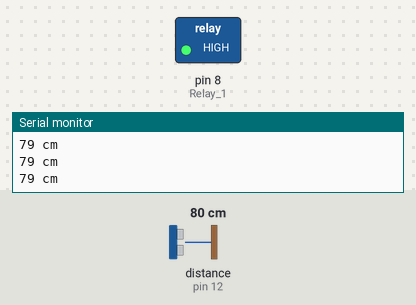
Bench run of a sketch on a simulated Arduino Uno, built with avr-gcc and run on an emulated ATmega328P. On the bench: switched loads named in the sketch (green lamp = pin HIGH), the last lines printed to the serial monitor. Wiring (inferred from the names in the program): ultrasonic range finder: trigger pin 13; echo pin 12. The test bench sets the inputs (shaded band); at power-on: distance to the obstacle (sensor on pin 12) 80 cm. The echo pulse lasts 58.3 µs per cm; pins used as bus, display or sensor lines are not drawn.

Above: at 1.3 s.
1.4 s: distance to the obstacle (sensor on pin 12) set to 28 cm
2.9 s: distance to the obstacle (sensor on pin 12) set to 23 cm
At 4.0 s:
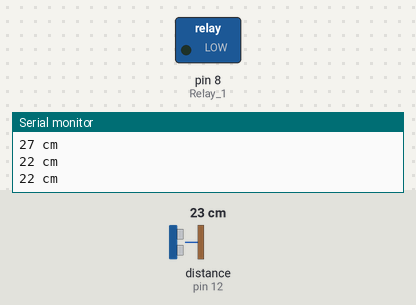
4.5 s: distance to the obstacle (sensor on pin 12) set to 35 cm
At 5.4 s:
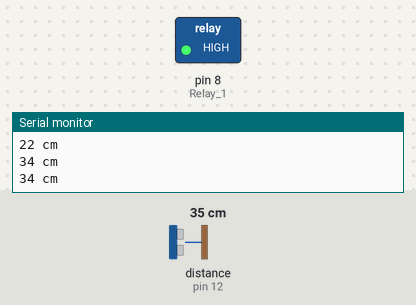
6.0 s: distance to the obstacle (sensor on pin 12) set to 2 cm
At 6.8 s:
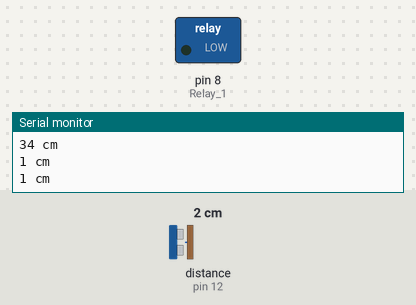
Timing chart, 0 to 8.5 s (numbered marks = the images above; inputs shaded):
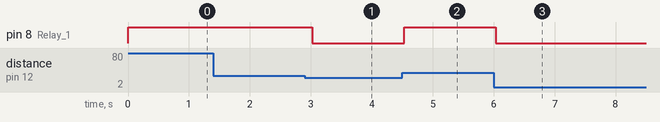

Measured:
- the behaviour switches between 26 and 25 cm on distance to the obstacle (sensor on pin 12) (found by bisection; images 0 and 1)
- after the input at 2.9 s, pin 8 (Relay_1): HIGH → LOW after 0.13 s
- after the input at 4.5 s, pin 8 (Relay_1): LOW → HIGH at once
- after the input at 6.0 s, pin 8 (Relay_1): HIGH → LOW at once

The sketch:

Ultrasonic_RelayTest.ino
```cpp
#define RELAY_ON 0
#define RELAY_OFF 1

#define Relay_1  8


#define trigPin 13
#define echoPin 12

void setup() {
  digitalWrite(Relay_1, RELAY_OFF);
  Serial.begin (9600);
  pinMode(Relay_1, OUTPUT);
  pinMode(trigPin, OUTPUT);
  pinMode(echoPin, INPUT);
}

void loop() {
  long duration, distance;
  digitalWrite(trigPin, LOW);  // Added this line
  delayMicroseconds(2); // Added this line
  digitalWrite(trigPin, HIGH);
//  delayMicroseconds(1000); - Removed this line
  delayMicroseconds(10); // Added this line
  digitalWrite(trigPin, LOW);
  duration = pulseIn(echoPin, HIGH);
  distance = (duration/2) / 29.1;
  if (distance < 25) {  // This is where the LED On/Off happens
    digitalWrite(Relay_1, RELAY_ON);
}
  else {
     digitalWrite(Relay_1, RELAY_OFF);
  }
  if (distance >= 200 || distance <= 0){
    Serial.println("Out of range");
  }
  else {
    Serial.print(distance);
    Serial.println(" cm");
  }
  delay(500);
}
```
